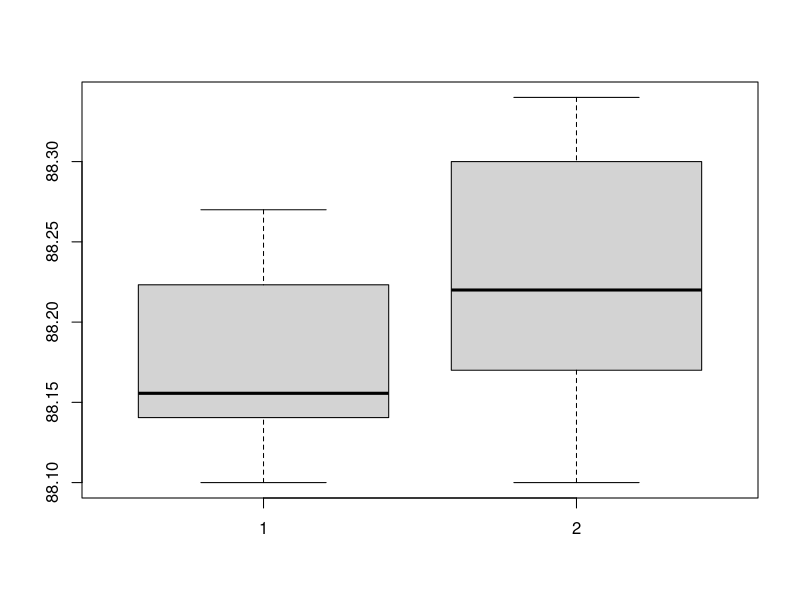

Recreate this plot in R.
data.in <- read.csv("Book2.csv", header=TRUE)
library(dplyr)

# Determines the effect size between two sets of data.
cohens_d <- function(x, y) {
        lx <- length(x)- 1
        ly <- length(y)- 1
        md  <- abs(mean(x) - mean(y))
        csd <- lx * var(x) + ly * var(y)
        csd <- csd/(lx + ly)
        csd <- sqrt(csd)
        
        cd  <- md/csd   ## cohen's d
}

data.in <- data.in[1:15,]

t1 <- data.in$A
t2 <- data.in$B


boxplot(t1, t2)
summary(data.in)

t.test(t2, t1, paired = TRUE)

aa <- cohens_d(data.in$A, data.in$B)
round(aa,2)
